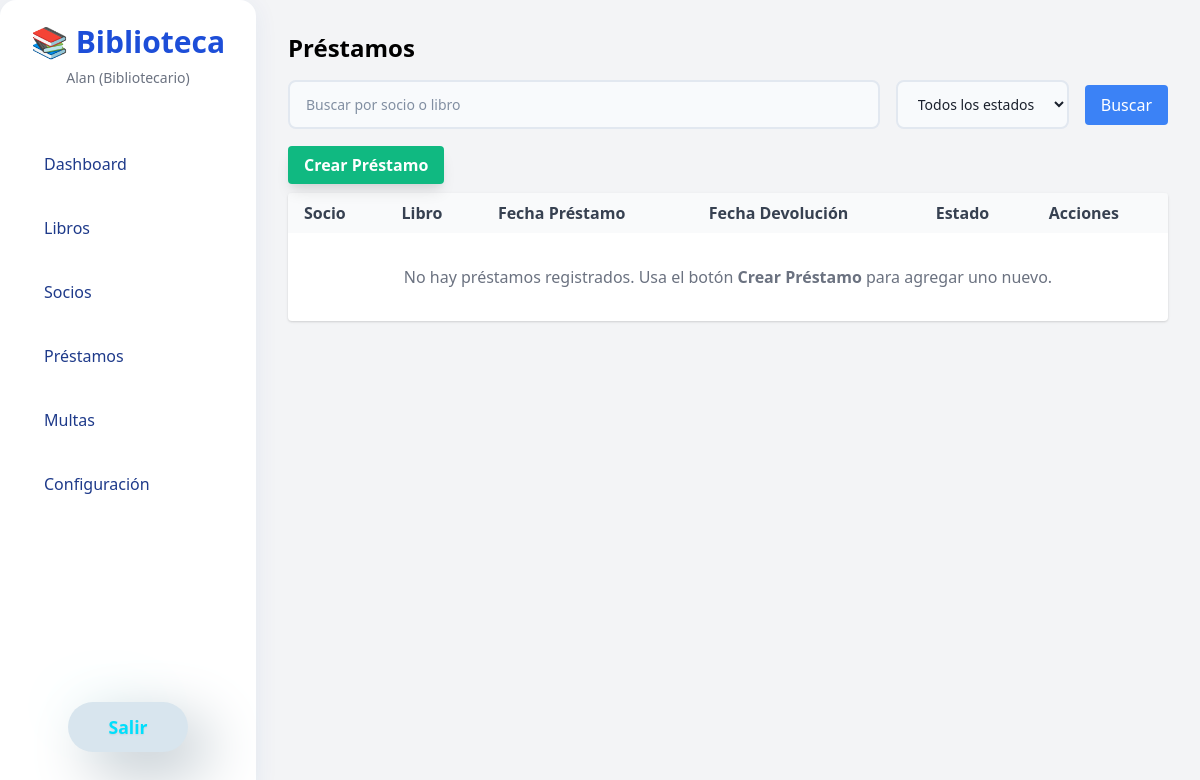
Page /prestamos/ (signed in) on the earlier database version.
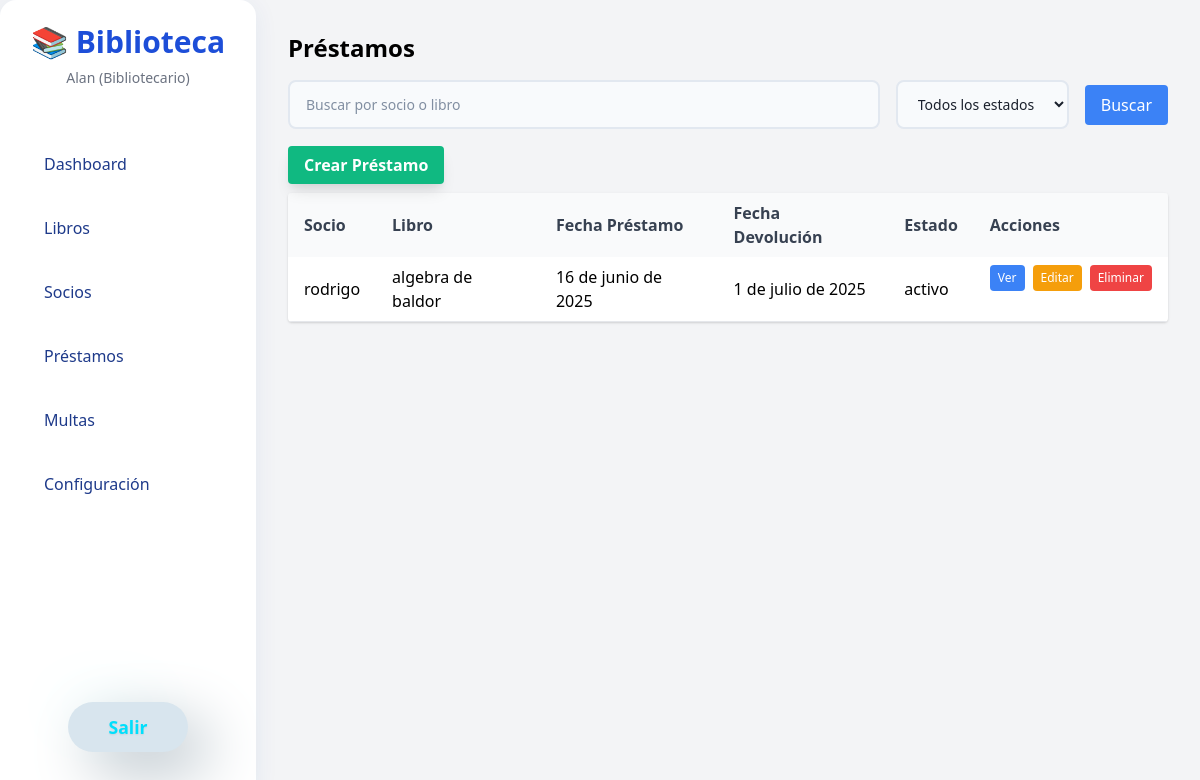
Same page on the later database version.
### apps/prestamos/models.py (models this page shows, shortened)
class Prestamo(models.Model):
    socio = models.ForeignKey(Socio, on_delete=models.CASCADE, related_name='prestamos')
    libro = models.ForeignKey(Libro, on_delete=models.CASCADE, related_name='prestamos')
    fecha_prestamo = models.DateField(auto_now_add=True)
    fecha_devolucion_estimada = models.DateField()
    fecha_devolucion_real = models.DateField(blank=True, null=True)
    estado = models.CharField(max_length=20, choices=[('activo', 'Activo'), ('vencido', 'Vencido'), ('finalizado', 'Finalizado')], default='activo')
    renovado = models.BooleanField(default=False)

### apps/socios/models.py (models this page shows, shortened)
class Socio(models.Model):
    user = models.OneToOneField(User, on_delete=models.CASCADE, related_name='socio')
    fecha_alta = models.DateField(auto_now_add=True)
    estado = models.CharField(max_length=20, choices=[('activo', 'Activo'), ('bloqueado', 'Bloqueado'), ('inactivo', 'Inactivo')], default='activo')
    telefono = models.CharField(max_length=20, blank=True)
    direccion = models.CharField(max_length=255, blank=True)
    bloqueado_por_multas = models.BooleanField(default=False)

### apps/libros/models.py (models this page shows, shortened)
class Libro(models.Model):
    titulo = models.CharField(max_length=255)
    autor = models.CharField(max_length=255)
    isbn = models.CharField(max_length=20, unique=True)
    editorial = models.CharField(max_length=255)
    anio = models.PositiveIntegerField()
    categoria = models.CharField(max_length=100)
    cantidad = models.PositiveIntegerField(default=1)
    portada = models.ImageField(upload_to='portadas/', blank=True, null=True)
    descripcion = models.TextField(blank=True)
    disponibles = models.PositiveIntegerField(default=1)
    prestados = models.PositiveIntegerField(default=0)
    danados = models.PositiveIntegerField(default=0)

### apps/prestamos/views.py (the view, shortened to what this page needs)
# urls.py: path('', views.lista_prestamos, name='lista_prestamos'),
@login_required
def lista_prestamos(request):
    query = request.GET.get('q', '')
    filtro = request.GET.get('filtro', '')
    prestamos = Prestamo.objects.select_related('socio', 'libro').all()
    if query:
        prestamos = prestamos.filter(Q(socio__user__first_name__icontains=query) | Q(libro__titulo__icontains=query))
    return render(request, 'prestamos/lista_prestamos.html', {'prestamos': prestamos, 'query': query, 'filtro': filtro})

### apps/prestamos/templates/prestamos/lista_prestamos.html (shortened to what this page needs)
{% extends 'base.html' %}
{% block content %}
<div class="main-panel-anim">
<h1 class="text-2xl font-bold mb-4">Préstamos</h1>
<div class="flex flex-wrap gap-4 items-center mb-6">
    <input type="text" placeholder="Buscar por socio o libro" class="border rounded px-3 py-2 flex-1 min-w-[200px]" />
    <select class="border rounded px-3 py-2">
        <option value="">Todos los estados</option>
    </select>
    <button class="bg-blue-500 hover:bg-blue-600 text-white px-4 py-2 rounded transition main-btn-anim">Buscar</button>
</div>
<div class="mb-4">
    <a href="{% url 'nuevo_prestamo' %}" class="bg-green-500 hover:bg-green-600 text-white font-bold py-2 px-4 rounded shadow-lg transition main-btn-anim">Crear Préstamo</a>
</div>
<table class="min-w-full bg-white rounded shadow overflow-hidden">
    <thead>
        <tr class="bg-gray-100">
            <th class="px-4 py-2">Socio</th>
            <th class="px-4 py-2">Libro</th>
            <th class="px-4 py-2">Fecha Préstamo</th>
            <th class="px-4 py-2">Fecha Devolución</th>
            <th class="px-4 py-2">Estado</th>
            <th class="px-4 py-2">Acciones</th>
        </tr>
    </thead>
    <tbody id="prestamos-tbody">
        {% if prestamos|length == 0 %}
        <tr id="no-prestamos-message">
            <td colspan="6" class="text-center py-8 text-gray-500">No hay préstamos registrados. Usa el botón <b>Crear Préstamo</b> para agregar uno nuevo.</td>
        </tr>
        {% else %}
        {% for prestamo in prestamos %}
        <tr class="border-b hover:bg-blue-50 transition" id="prestamo-{{ prestamo.id }}">
            <td class="px-4 py-2">{{ prestamo.socio.user.get_full_name }}</td>
            <td class="px-4 py-2">{{ prestamo.libro.titulo }}</td>
            <td class="px-4 py-2">{{ prestamo.fecha_prestamo }}</td>
            <td class="px-4 py-2">{{ prestamo.fecha_devolucion_estimada }}</td>
            <td class="px-4 py-2">{{ prestamo.estado }}</td>
            <td class="px-4 py-2 flex gap-2 justify-center">
                <button class="bg-blue-500 hover:bg-blue-600 text-white py-1 px-2 rounded transition action-btn main-btn-anim" title="Ver Detalle">Ver</button>
                <button class="bg-yellow-500 hover:bg-yellow-600 text-white py-1 px-2 rounded transition action-btn main-btn-anim" title="Editar">Editar</button>
                <button class="bg-red-500 hover:bg-red-600 text-white py-1 px-2 rounded transition action-btn main-btn-anim" title="Eliminar">Eliminar</button>
            </td>
        </tr>
        {% endfor %}
        {% endif %}
    </tbody>
</table>
</div>
{% endblock %}

Differences in the rows shown:
added Prestamo: socio.user.get_full_name "rodrigo", libro.titulo "algebra de baldor", fecha_prestamo "16 de junio de 2025", fecha_devolucion_estimada "1 de julio de 2025", estado "activo"
Other differences:
text no longer shown: "No hay préstamos registrados. Usa el botón Crear Préstamo para agregar uno nuevo."
